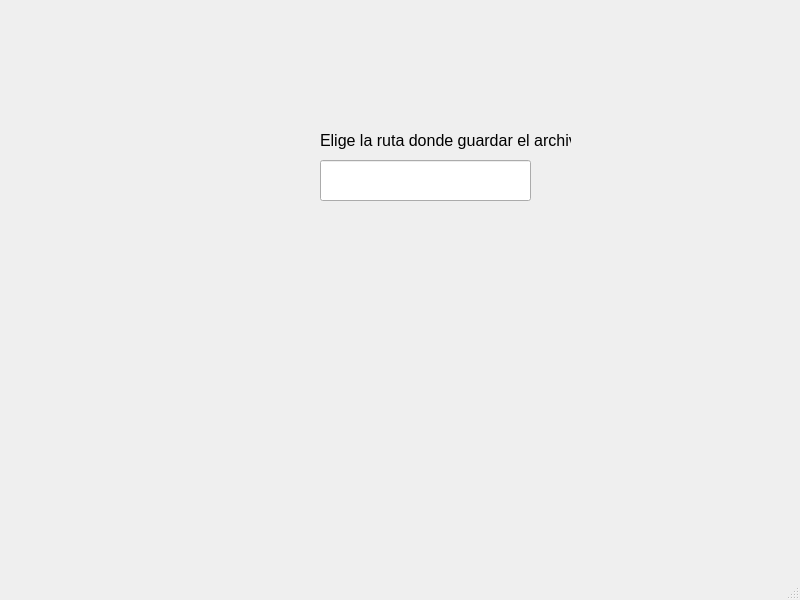
<?xml version="1.0" encoding="UTF-8"?>
<ui version="4.0">
 <class>MainWindow</class>
 <widget class="QMainWindow" name="MainWindow">
  <property name="geometry">
   <rect>
    <x>0</x>
    <y>0</y>
    <width>800</width>
    <height>600</height>
   </rect>
  </property>
  <property name="windowTitle">
   <string>MainWindow</string>
  </property>
  <widget class="QWidget" name="centralwidget">
   <widget class="QLabel" name="label">
    <property name="geometry">
     <rect>
      <x>320</x>
      <y>110</y>
      <width>251</width>
      <height>61</height>
     </rect>
    </property>
    <property name="font">
     <font>
      <pointsize>12</pointsize>
     </font>
    </property>
    <property name="text">
     <string>Elige la ruta donde guardar el archivo</string>
    </property>
   </widget>
   <widget class="QLineEdit" name="lineEdit_paso7">
    <property name="geometry">
     <rect>
      <x>320</x>
      <y>160</y>
      <width>211</width>
      <height>41</height>
     </rect>
    </property>
   </widget>
  </widget>
  <widget class="QMenuBar" name="menubar">
   <property name="geometry">
    <rect>
     <x>0</x>
     <y>0</y>
     <width>800</width>
     <height>22</height>
    </rect>
   </property>
  </widget>
  <widget class="QStatusBar" name="statusbar"/>
 </widget>
 <resources/>
 <connections/>
</ui>
